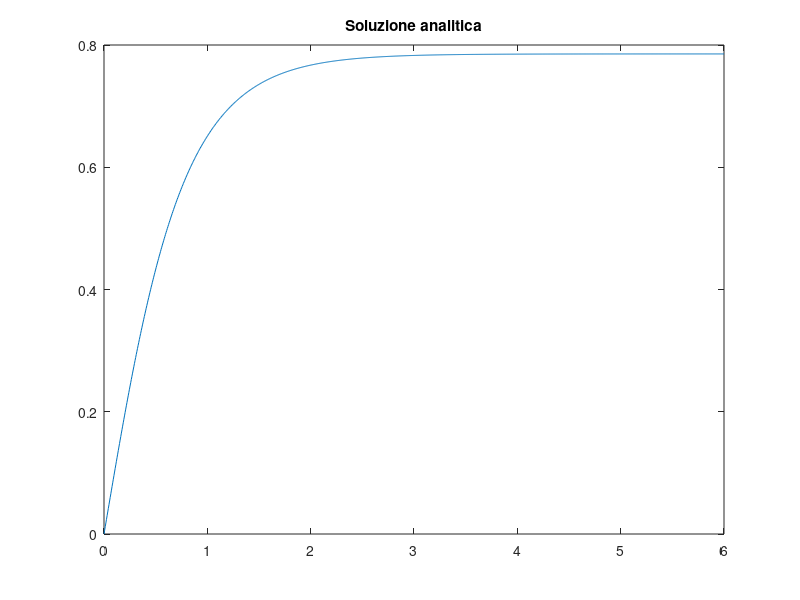

MATLAB code to generate this figure: (Note: this script raises an error after producing the figure.)
%% LABORATORIO 9 - ESERCIZIO 1

% PUNTO 1)
t0 = 0;
T = 6;
u_ex = @(t) 0.5 * asin((exp(4*t) - 1) ./ (exp(4*t) + 1));
t_dis = linspace(t0, T, 1000);
figure(1);
plot(t_dis, u_ex(t_dis));
title("Soluzione analitica");

% PUNTO 2) Vedi funzioni

% PUNTO 3)
f = @(t, y) cos(2*y);
df = @(t, y) -2*sin(2*y);
h = 0.5;
y0 = 0;
[t1, U1] = eulero_avanti(f, t0, T, y0, h);
[t2, U2, it_newt2] = eulero_indietro_newton(f, df, t0, T, y0, h);
[t3, U3, it_newt3] = crank_nicolson(f, df, t0, T, y0, h);
figure(2);
plot(t_dis, u_ex(t_dis), "-k", ...
    t1, U1, "--r", ...
    t2, U2, "--b", ...
    t3, U3, "--m");
legend("sol. analitica", "EA per h = 0.5", ...
    "EI per h = 0.5", "CN per h = 0.5");

% PUNTI 4 e 5)
H = [0.4, 0.2, 0.1, 0.05, 0.025, 0.0125];
E1 = [];
E2 = [];
E3 = [];

for h = H
    [t1, U1] = eulero_avanti(f, t0, T, y0, h);
    [t2, U2, it_newt2] = eulero_indietro_newton(f, df, t0, T, y0, h);
    [t3, U3, it_newt3] = crank_nicolson(f, df, t0, T, y0, h);

    E1 = [E1, max(abs(u_ex(t1) - U1))];
    E2 = [E2, max(abs(u_ex(t2) - U2))];
    E3 = [E3, max(abs(u_ex(t3) - U3))];
end

figure(3);
loglog(H, E1, "ro-", H, E2, "bo-", H, E3, "go-", ...
    H, H, "--k", H, H.^2, "--m");
legend("err EA", "err EI", "err CN", "h", "h^2");